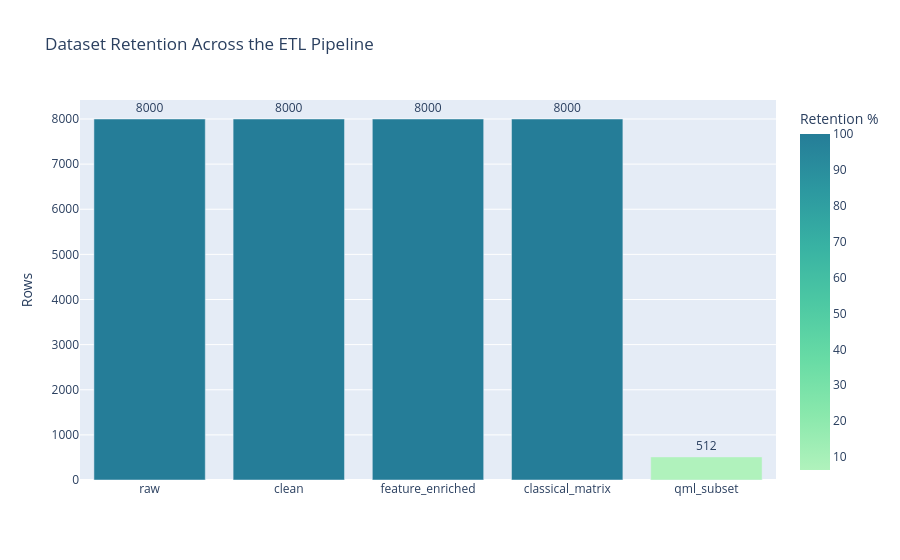

The cell this chart's notebook holds for it:
### Code cell
if HAS_PLOTLY:
    fig = px.bar(
        quality_summary,
        x='stage',
        y='rows',
        text='rows',
        color='retention_pct',
        color_continuous_scale='Tealgrn',
        title='Dataset Retention Across the ETL Pipeline',
    )
    fig.update_traces(textposition='outside')
    fig.update_layout(coloraxis_colorbar_title='Retention %', xaxis_title='', yaxis_title='Rows')
    fig.show()
else:
    ax = quality_summary.plot.bar(x='stage', y='rows', legend=False, figsize=(10, 5), color='#0f766e')
    ax.set_title('Dataset Retention Across the ETL Pipeline')
    ax.set_xlabel('')
    ax.set_ylabel('Rows')
    plt.xticks(rotation=20)
    plt.show()

### Figure 1 — Plotly figure (JSON) as saved in the notebook; plotly's stock layout.template omitted (floating-point values rounded to 4 significant figures)
{"data": [{"hovertemplate": "stage=%{x}<br>rows=%{text}<br>retention_pct=%{marker.color}<extra></extra>", "legendgroup": "", "marker": {"color": [100.0, 100.0, 100.0, 100.0, 6.4], "coloraxis": "coloraxis", "pattern": {"shape": ""}}, "name": "", "orientation": "v", "showlegend": false, "text": [8000.0, 8000.0, 8000.0, 8000.0, 512.0], "textposition": "outside", "type": "bar", "x": ["raw", "clean", "feature_enriched", "classical_matrix", "qml_subset"], "xaxis": "x", "y": [8000, 8000, 8000, 8000, 512], "yaxis": "y"}], "layout": {"barmode": "relative", "coloraxis": {"colorbar": {"title": {"text": "Retention %"}}, "colorscale": [[0, "rgb(176, 242, 188)"], [0.1667, "rgb(137, 232, 172)"], [0.3333, "rgb(103, 219, 165)"], [0.5, "rgb(76, 200, 163)"], [0.6667, "rgb(56, 178, 163)"], [0.8333, "rgb(44, 152, 160)"], [1, "rgb(37, 125, 152)"]]}, "legend": {"tracegroupgap": 0}, "title": {"text": "Dataset Retention Across the ETL Pipeline"}, "xaxis": {"anchor": "y", "domain": [0, 1], "title": {"text": ""}}, "yaxis": {"anchor": "x", "domain": [0, 1], "title": {"text": "Rows"}}}}
